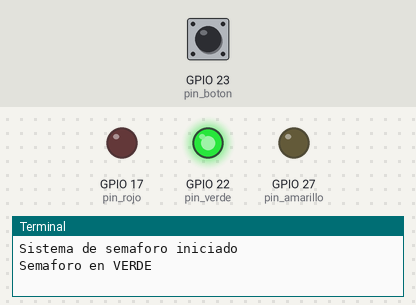
This program was run on a simulated Raspberry Pi (BCM pin numbers). Shown: output pins drawn as LEDs (lit = HIGH), the last lines printed to the terminal. Inputs (shaded band) come from the test bench; at power-on: GPIO 23 (pin_boton) HIGH. The clock reads 2024-03-15 10:24:30 at power-on unless the program sets it.

Above: at 1.2 s.
1.3 s: GPIO 23 (pin_boton) pulled LOW for 0.15 s
At 2.4 s:
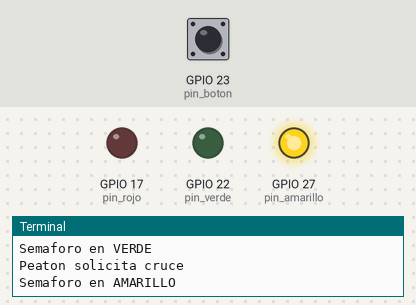
At 3.9 s:
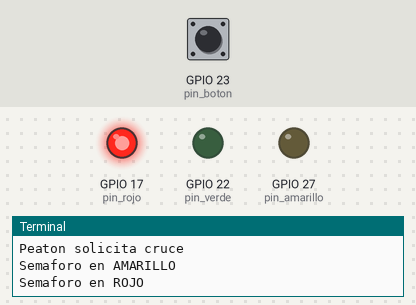
7.4 s: GPIO 23 (pin_boton) driven HIGH
Timing chart, 0 to 15.8 s (numbered marks = the images above; inputs shaded):
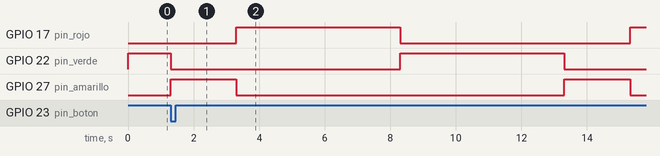

The program:

ejercicio5.py
```python
# =====================================================================================
#  Bienvenidos a Sys On Chip
# =====================================================================================
#  Ejercicio No. 5 – Semaforo con boton de peaton
#
#  Descripcion general:
#  Este programa implementa un semaforo vehicular controlado por la
#  Raspberry Pi con la posibilidad de generar una solicitud peatonal
#  mediante un pulsador.
#
#  Cuando el sistema se encuentra en estado VERDE, el peaton puede
#  presionar el boton para solicitar el cambio del semaforo.
#
#  Si el boton se presiona durante los estados AMARILLO o ROJO,
#  la solicitud sera ignorada.
#
#  El programa incluye proteccion contra rebote (debounce) por software
#  para evitar multiples activaciones del boton.
#
#  Secuencia de funcionamiento:
#
#      VERDE ----(boton)----> AMARILLO → ROJO → VERDE
#
#  En este ejercicio aprenderemos:
#
#   1) Como leer entradas digitales en Raspberry Pi
#   2) Como implementar logica dependiente del estado del sistema
#   3) Como implementar debounce por software
#   4) Como construir una maquina de estados simple
#
# =====================================================================================


# -------------------------------------------------------------------------------------
# Importacion de librerias
# -------------------------------------------------------------------------------------

import RPi.GPIO as GPIO
import time


# -------------------------------------------------------------------------------------
# Definicion de pines
# -------------------------------------------------------------------------------------

pin_rojo = 17
pin_amarillo = 27
pin_verde = 22

pin_boton = 23


# -------------------------------------------------------------------------------------
# Definicion de tiempos (segundos)
# -------------------------------------------------------------------------------------

tiempo_verde = 5
tiempo_amarillo = 2
tiempo_rojo = 5

tiempo_debounce = 0.2


# -------------------------------------------------------------------------------------
# Configuracion inicial del sistema GPIO
# -------------------------------------------------------------------------------------

GPIO.setmode(GPIO.BCM)

GPIO.setup(pin_verde, GPIO.OUT)
GPIO.setup(pin_amarillo, GPIO.OUT)
GPIO.setup(pin_rojo, GPIO.OUT)

# El boton usa resistencia interna pull-up
GPIO.setup(pin_boton, GPIO.IN, pull_up_down=GPIO.PUD_UP)


# -------------------------------------------------------------------------------------
# Variables del sistema
# -------------------------------------------------------------------------------------

estado_actual = "VERDE"

solicitud_peaton = False

ultimo_boton = 0


# -------------------------------------------------------------------------------------
# Bucle principal del programa
# -------------------------------------------------------------------------------------

print("Sistema de semaforo iniciado")


try:

    while True:

        tiempo_actual = time.time()

        # -------------------------------------------------
        # Lectura del boton con eliminacion de rebotes
        # -------------------------------------------------

        if GPIO.input(pin_boton) == GPIO.LOW:

            if tiempo_actual - ultimo_boton > tiempo_debounce:

                ultimo_boton = tiempo_actual

                if estado_actual == "VERDE":

                    print("Solicitud de peaton detectada")
                    solicitud_peaton = True


        # =====================================================
        # ESTADO VERDE
        # =====================================================

        if estado_actual == "VERDE":

            print("Semaforo en VERDE")

            GPIO.output(pin_verde, GPIO.HIGH)
            GPIO.output(pin_amarillo, GPIO.LOW)
            GPIO.output(pin_rojo, GPIO.LOW)

            inicio = time.time()

            while time.time() - inicio < tiempo_verde:

                # Durante el verde seguimos verificando el boton
                tiempo_actual = time.time()

                if GPIO.input(pin_boton) == GPIO.LOW:

                    if tiempo_actual - ultimo_boton > tiempo_debounce:

                        ultimo_boton = tiempo_actual
                        solicitud_peaton = True
                        print("Peaton solicita cruce")

                if solicitud_peaton:
                    break

                time.sleep(0.01)

            if solicitud_peaton:
                solicitud_peaton = False
                estado_actual = "AMARILLO"

            else:
                estado_actual = "AMARILLO"


        # =====================================================
        # ESTADO AMARILLO
        # =====================================================

        elif estado_actual == "AMARILLO":

            print("Semaforo en AMARILLO")

            GPIO.output(pin_verde, GPIO.LOW)
            GPIO.output(pin_amarillo, GPIO.HIGH)
            GPIO.output(pin_rojo, GPIO.LOW)

            time.sleep(tiempo_amarillo)

            estado_actual = "ROJO"


        # =====================================================
        # ESTADO ROJO
        # =====================================================

        elif estado_actual == "ROJO":

            print("Semaforo en ROJO")

            GPIO.output(pin_verde, GPIO.LOW)
            GPIO.output(pin_amarillo, GPIO.LOW)
            GPIO.output(pin_rojo, GPIO.HIGH)

            time.sleep(tiempo_rojo)

            estado_actual = "VERDE"


# -------------------------------------------------------------------------------------
# Manejo de interrupcion por teclado
# -------------------------------------------------------------------------------------

except KeyboardInterrupt:

    print("\nInterrupcion detectada. Finalizando programa...")


# -------------------------------------------------------------------------------------
# Liberacion de recursos GPIO
# -------------------------------------------------------------------------------------

finally:

    GPIO.cleanup()

    print("GPIO liberado correctamente")
    print("Programa finalizado")
```

Measured:
- after the input at 1.3 s, GPIO 17 (pin_rojo): LOW → HIGH after 2.0 s instead of 5.7 s; GPIO 22 (pin_verde): HIGH → LOW after 0.00 s instead of 3.7 s
